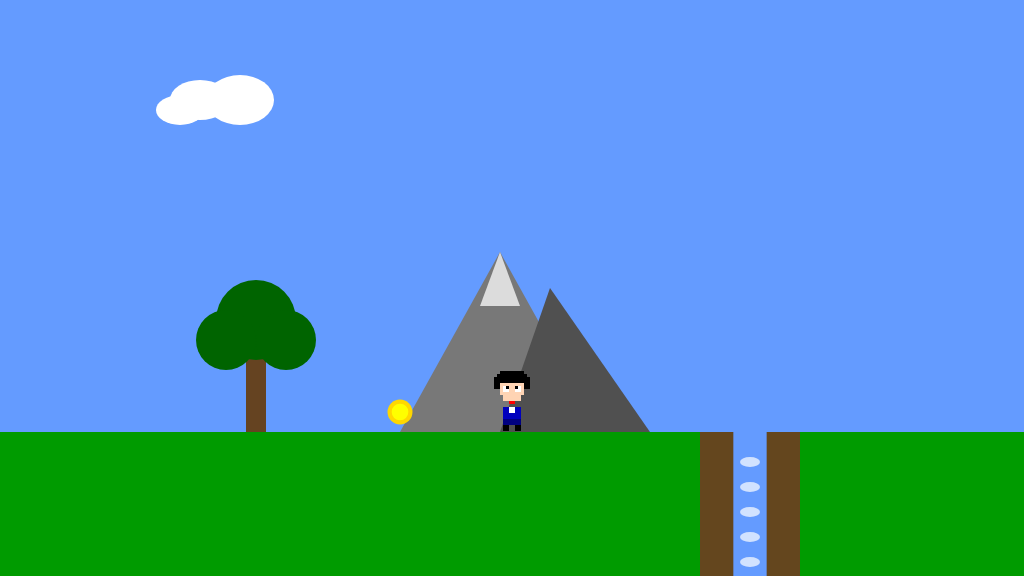
Frame 1 (no input)
Frame 60 (no input): identical to frame 1, image omitted
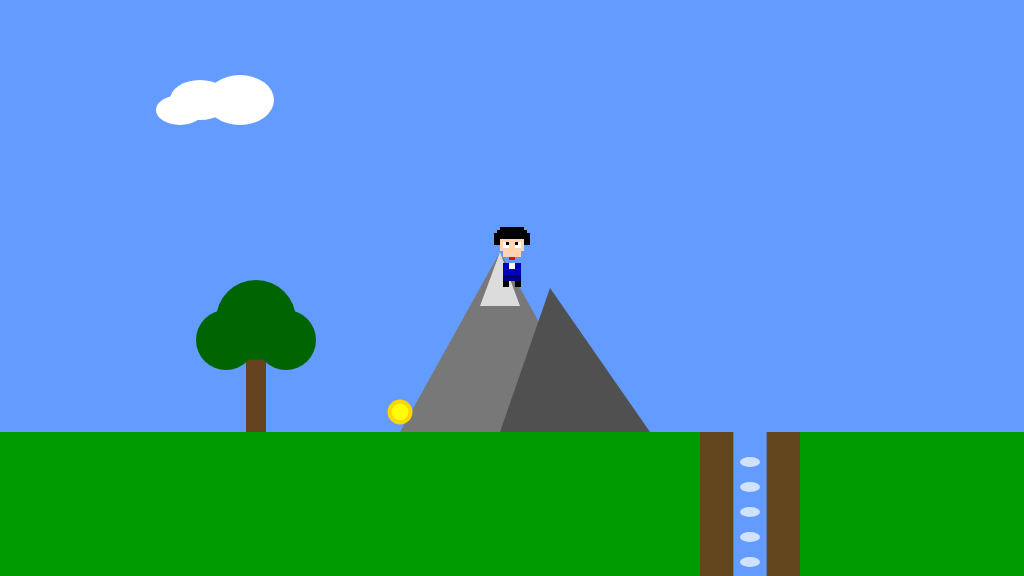
Frame 120 (the mouse pressed at the canvas centre since frame 60)

The p5.js sketch that drew these frames (run headless with seeded random() and noise() and a simulated clock; from frame 60 on, the mouse is pressed at the canvas centre):

// p5.js sketch
// ── sketch.js
var floorPos_y;

var gameChar_x;
var gameChar_y;

var treePos_x;
var treePos_y;

var canyon;
var collectable;

var mountain;
var cloud;


function setup()
{
	createCanvas(1024, 576);
	floorPos_y = 432; //NB. we are now using a variable for the floor position

	//NB. We are now using the built in variables height and width
	gameChar_x = width/2;
	gameChar_y = floorPos_y;

	// Initialize tree position - placed on the ground
	treePos_x = width/4;
	treePos_y = floorPos_y;

	// Initialize canyon position and width
	canyon = {x_pos: 700, width: 100};

	// Initialize collectable item position and size
	collectable = {x_pos: 400, y_pos: floorPos_y - 20, size: 50};

	// Initialize mountain position and size
	mountain = {x_pos: 500, y_pos: floorPos_y, height: 180, width: 200};

	// Initialize cloud position and size
	cloud = {x_pos: 200, y_pos: 100, width: 80, height: 50};
}

function draw()
{
	background(100, 155, 255); //fill the sky blue

	noStroke();
	fill(0, 155, 0);
	rect(0, floorPos_y, width, height - floorPos_y); //draw some green ground

	// 1. Draw mountain (display at the very back)
	noStroke();
	fill(120, 120, 120);
	triangle(
		mountain.x_pos, mountain.y_pos - mountain.height, 
		mountain.x_pos - mountain.width/2, mountain.y_pos, 
		mountain.x_pos + mountain.width/2, mountain.y_pos
	);
	
	fill(80, 80, 80);
	triangle(
		mountain.x_pos + mountain.width/4, mountain.y_pos - mountain.height*0.8, 
		mountain.x_pos + mountain.width/2 + mountain.width/4, mountain.y_pos, 
		mountain.x_pos, mountain.y_pos
	);
	
	fill(220, 220, 220);
	triangle(
		mountain.x_pos, mountain.y_pos - mountain.height, 
		mountain.x_pos + mountain.width/10, mountain.y_pos - mountain.height*0.7, 
		mountain.x_pos - mountain.width/10, mountain.y_pos - mountain.height*0.7
	);

	// 2. Draw cloud
	noStroke();
	fill(255, 255, 255);
	ellipse(
		cloud.x_pos, 
		cloud.y_pos, 
		cloud.width*0.75, 
		cloud.height*0.8
	);
	
	ellipse(
		cloud.x_pos + cloud.width/2, 
		cloud.y_pos, 
		cloud.width*0.85, 
		cloud.height
	);
	
	ellipse(
		cloud.x_pos - cloud.width/4, 
		cloud.y_pos + cloud.height/5, 
		cloud.width*0.6, 
		cloud.height*0.6
	);

	// 3. Draw tree
	noStroke();
	fill(101, 67, 33);
	rect(treePos_x - 10, treePos_y - 86, 20, 86);
	
	fill(0, 100, 0);
	ellipse(treePos_x, treePos_y - 112, 80, 80);
	ellipse(treePos_x - 30, treePos_y - 92, 60, 60);
	ellipse(treePos_x + 30, treePos_y - 92, 60, 60);

	// 4. Draw canyon
	noStroke();
	fill(100, 70, 30);
	rect(canyon.x_pos, floorPos_y, canyon.width, height - floorPos_y);
	
	// Draw waterfall
	fill(100, 155, 255); // Blue water
	rect(canyon.x_pos + canyon.width/3, floorPos_y, canyon.width/3, height - floorPos_y);
	
	// Draw waterfall bubbles
	fill(255, 255, 255, 180); // Semi-transparent white
	for(let i = 0; i < 5; i++) {
		ellipse(
			canyon.x_pos + canyon.width/2, 
			floorPos_y + 30 + i * 25, 
			canyon.width/5, 
			10
		);
	}

	// 5. Draw collectable item
	noStroke();
	fill(255, 215, 0);
	ellipse(collectable.x_pos, collectable.y_pos, collectable.size/2, collectable.size/2);
	fill(255, 255, 0);
	ellipse(collectable.x_pos, collectable.y_pos, collectable.size/3, collectable.size/3);

	// 6. Draw character (display at the very front)
	drawCharacter(gameChar_x, gameChar_y);
}

/**
 * Function to draw the character
 * @param {number} x - Character's x-coordinate
 * @param {number} y - Character's y-coordinate
 */
function drawCharacter(x, y) {
	const pixelSize = 3;
	const bodyYOffset = -25;
	
	// Draw hair
	fill(0);
	rect(x - 4*pixelSize, y - 12*pixelSize + bodyYOffset, 8*pixelSize, 4*pixelSize);
	rect(x - 5*pixelSize, y - 11*pixelSize + bodyYOffset, 10*pixelSize, 3*pixelSize);
	rect(x - 6*pixelSize, y - 10*pixelSize + bodyYOffset, 12*pixelSize, 4*pixelSize);
	
	// Draw face
	fill(255, 212, 180);
	rect(x - 4*pixelSize, y - 8*pixelSize + bodyYOffset, 8*pixelSize, 4*pixelSize);
	rect(x - 3*pixelSize, y - 4*pixelSize + bodyYOffset, 6*pixelSize, 2*pixelSize);
	
	// White of eyes
	fill(255);
	rect(x - 3*pixelSize, y - 7*pixelSize + bodyYOffset, 2*pixelSize, 2*pixelSize);
	rect(x + 1*pixelSize, y - 7*pixelSize + bodyYOffset, 2*pixelSize, 2*pixelSize);
	
	// Pupils
	fill(0);
	rect(x - 2*pixelSize, y - 7*pixelSize + bodyYOffset, 1*pixelSize, 1*pixelSize);
	rect(x + 1*pixelSize, y - 7*pixelSize + bodyYOffset, 1*pixelSize, 1*pixelSize);
	
	// Red mouth
	fill(255, 0, 0);
	rect(x - 1*pixelSize, y - 2*pixelSize + bodyYOffset, 2*pixelSize, 1*pixelSize);
	
	// Blue jacket
	fill(0, 0, 190);
	rect(x - 3*pixelSize, y + bodyYOffset, 6*pixelSize, 4*pixelSize);
	
	// White shirt part
	fill(255);
	rect(x - 1*pixelSize, y + bodyYOffset, 2*pixelSize, 2*pixelSize);
	
	// Navy pants
	fill(0, 0, 128);
	rect(x - 3*pixelSize, y + 4*pixelSize + bodyYOffset, 6*pixelSize, 2*pixelSize);
	
	// Feet
	fill(0);
	const legOffset = y + 6*pixelSize + bodyYOffset;
	rect(x - 3*pixelSize, legOffset, 2*pixelSize, 2*pixelSize);
	rect(x + 1*pixelSize, legOffset, 2*pixelSize, 2*pixelSize);
}

function mousePressed()
{
	// Move character to the clicked position (both X and Y directions)
	gameChar_x = mouseX;
	gameChar_y = mouseY;
}
